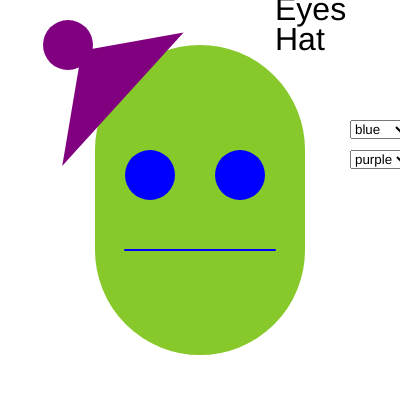
Frame 1 (no input)
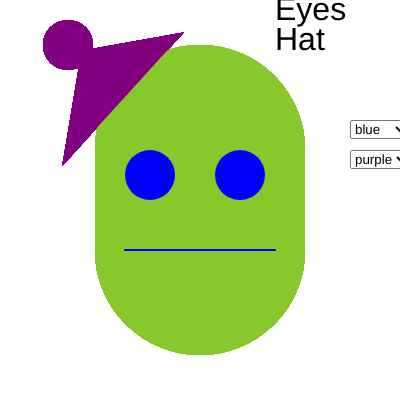
Frame 60 (no input)
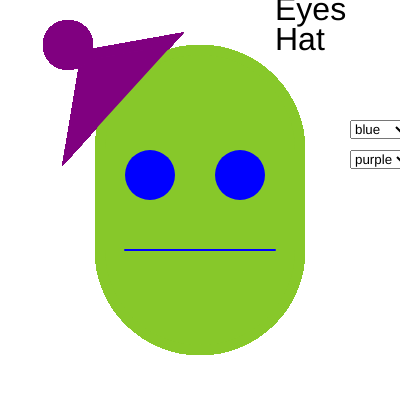
Frame 120 (the mouse pressed at the canvas centre since frame 60)

The p5.js sketch that drew these frames (run headless with seeded random() and noise() and a simulated clock; from frame 60 on, the mouse is pressed at the canvas centre):

// p5.js sketch
// ── sketch.js
var centerX = 300;
var centerY = 300;
var sel;
var hatColor = 'black'

function setup() {

   createCanvas(400,400);
   background(255);

   textSize(32);
   text('Eyes', 275, -5,10, 115);
   sel = createSelect();
   sel.position(350,150);
   sel.option('purple');
   sel.option('red');
   sel.option('pink');

   text('Hat', 275, 25,10, 115);

   sel2 = createSelect();
   sel2.position(350,120);
   sel2.option('blue');
   sel2.option('brown');


  /*
   sel.option('purple');
   sel.option('red');
   sel.option('pink');
   sel.changed()
   */
     // put setup code here
}

function draw() {
stroke(135,200,42);
strokeWeight(10);
fill(135,200,42);
rect(centerX-200, centerY-250, 200, 300, 350);
stroke(sel.value());
strokeWeight(10);
fill(sel.value());
triangle(70, 150, 170, 40, 86, 55);
stroke(sel.value());
strokeWeight(50);
point(68,45);
stroke(sel2.value());
point(150, 175);
point(240, 175);
strokeWeight(2);
line(125, 250, 275, 250);






}
